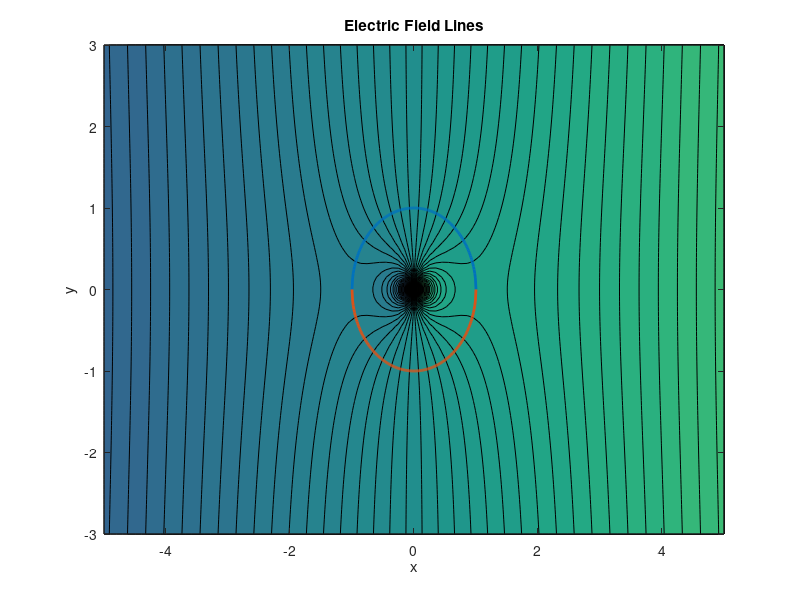
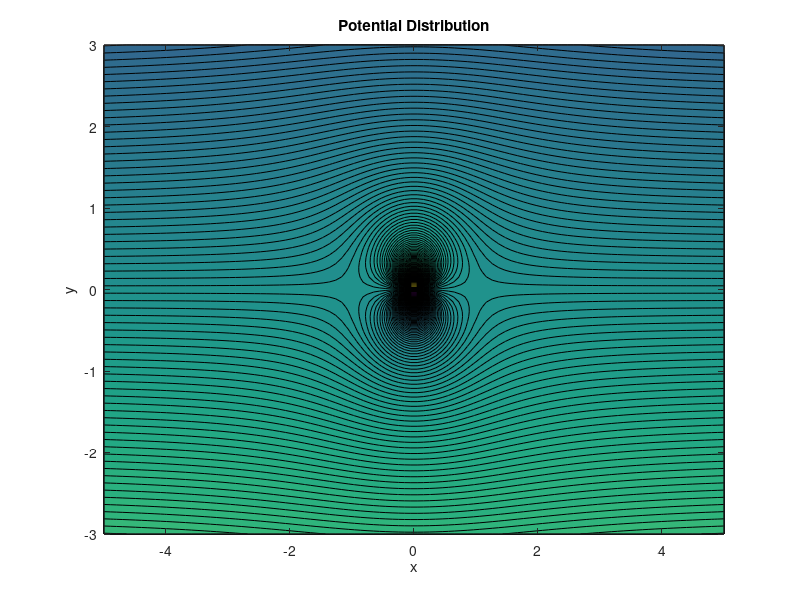
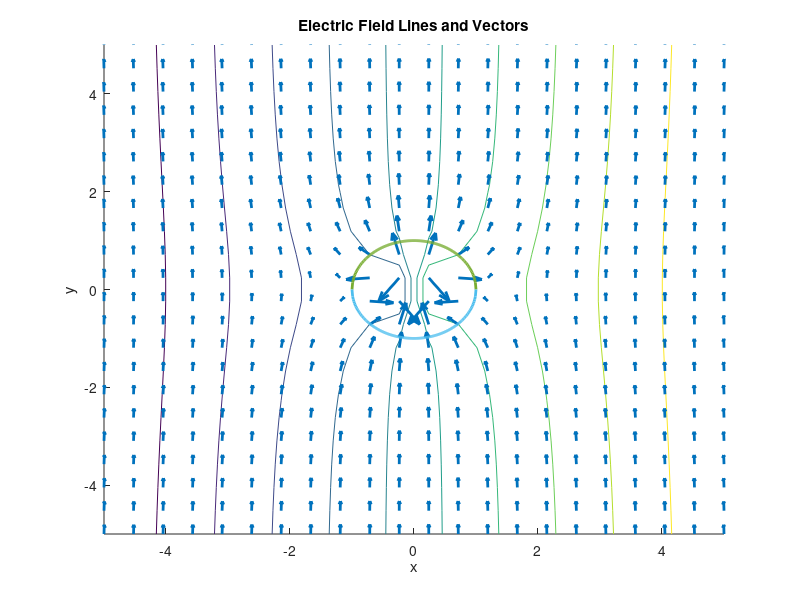
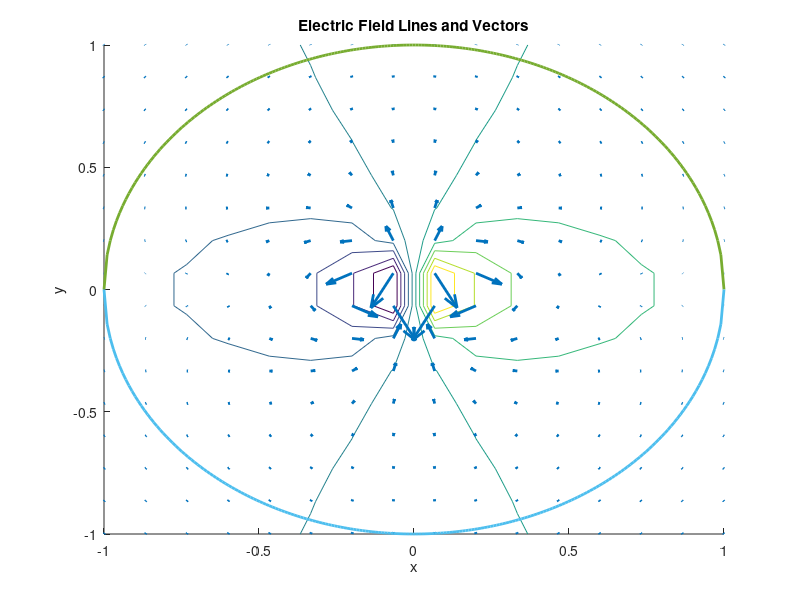

These figures' MATLAB source, in order:
clc;
clear;
close all;
% By Hamidreza Sanati Ghazani
% Stu_id : 140051411058
% Tel_id : @hamid_sg
% Email  : hamidrezaghazani1382@gmail.com

%%


figure(1)
x = linspace(-5,5,100);
y = linspace(-3,3,100);
[X,Y]=meshgrid(x,y);
p = (X.^2+Y.^2).^0.5;
Z = (X.*(1+p.^2))./(p.^2);
contourf(X,Y,Z,100)
hold on;
xx = linspace(-1,1,200);
plot(xx,(1-xx.^2).^0.5,'linewidth',2);
plot(xx,-(1-xx.^2).^0.5,'linewidth',2);
xlabel('x');ylabel('y');
title('Electric Field Lines');

%%

figure(2)
x = linspace(-5,5,100);
y = linspace(-3,3,100);
[X,Y]=meshgrid(x,y);
p = (X.^2+Y.^2).^0.5;
Z = (Y).*(-1+1./(p.^2));
contourf(X,Y,Z,200)
xlabel('x');ylabel('y');
title('Potential Distribution');
%axis equal;

%%

figure(3)
x = linspace(-5,5,22);
y = linspace(-5,5,22);
[X,Y]=meshgrid(x,y);
p = (X.^2+Y.^2).^0.5;
Z = (-Y).*(-1+1./(p.^2));
[DX,DY] = gradient(Z);
hold on;
contour(X,Y,(X.*(1+p.^2))./(p.^2),10)
quiver(X,Y,DX,DY,'linewidth',2)
xx = linspace(-1,1,200);
plot(xx,(1-xx.^2).^0.5,'linewidth',2);
plot(xx,-(1-xx.^2).^0.5,'linewidth',2);
xlabel('x');ylabel('y');
title('Electric Field Lines and Vectors');
%surf(X,Y,Z)

%%

figure(4)
x = linspace(-1,1,16);
y = linspace(-1,1,16);
[X,Y]=meshgrid(x,y);
p = (X.^2+Y.^2).^0.5;
Z = (-Y).*(-1+1./(p.^2));
[DX,DY] = gradient(Z,0.2,0.2);
hold on;
contour(X,Y,(X.*(1+p.^2))./(p.^2),10)
quiver(X,Y,DX,DY,'linewidth',2)
xx = linspace(-1,1,200);
plot(xx,(1-xx.^2).^0.5,'linewidth',2);
plot(xx,-(1-xx.^2).^0.5,'linewidth',2);
xlabel('x');ylabel('y');
title('Electric Field Lines and Vectors');
%surf(X,Y,Z)
